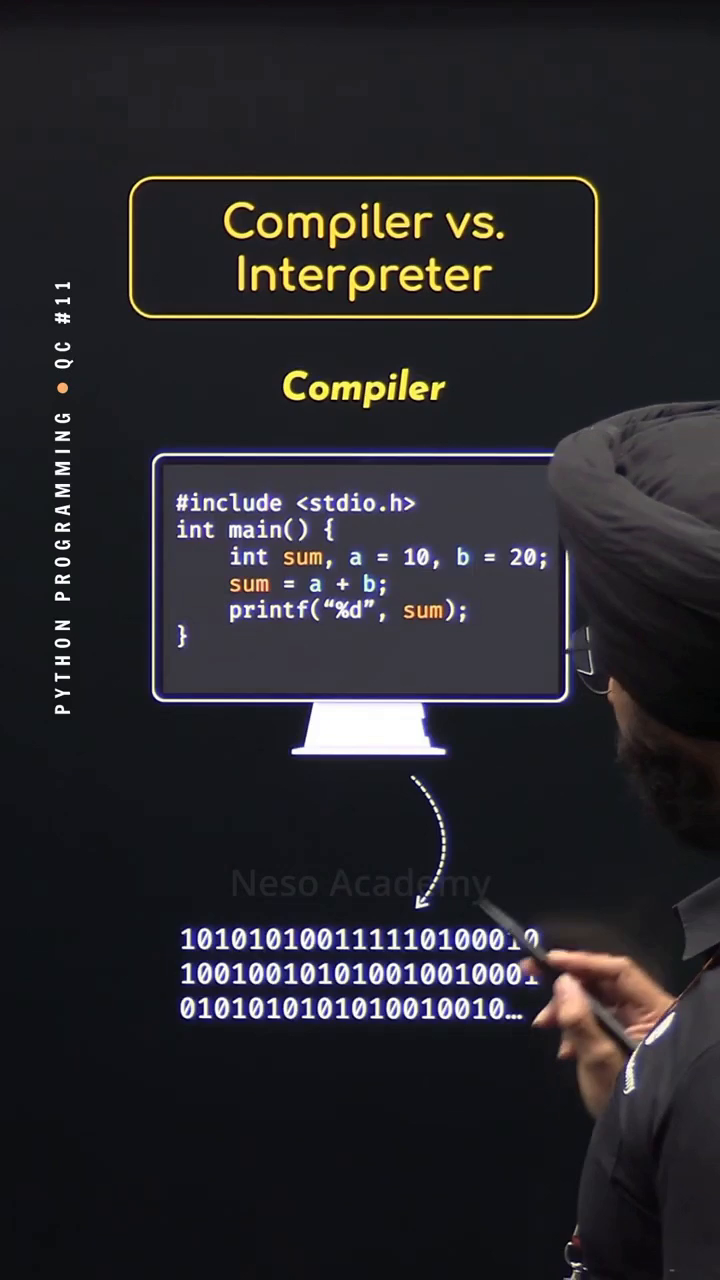
#> input picture frame 0 of lib/eemedia_backend/education_6univer.mp4, 720 x 1280 px, given in place of test.mp4, which was not available
$ python frame_extractor.py   (older library calls are emulated)
#> lines starting #> are read from the running program, lines starting #| are printed output that depends on the picture; pictures that were not available may be replaced by others from this repository, and a replacement may not be noted
import cv2
import numpy as np
import os


BLUR_THRESHOLD = 80
DUPLICATE_THRESHOLD = 5


def is_blurry(frame):
    """
    Returns True if the frame is blurry.
    """
    gray = cv2.cvtColor(frame, cv2.COLOR_BGR2GRAY)

    variance = cv2.Laplacian(
        gray,
        cv2.CV_64F,
    ).var()

    return variance < BLUR_THRESHOLD


def frame_difference(frame1, frame2):
    """
    Calculates average pixel difference between two frames.
    """

    diff = cv2.absdiff(frame1, frame2)

    return np.mean(diff)


def extract_frames(
    video_path: str,
    output_folder: str,
    number_of_frames: int = 8,
):
    """
    Extracts smart frames from a video.

    Features:
    - Blur filtering
    - Duplicate filtering
    - Resize
    """
#> called with video_path = 'test.mp4', output_folder = 'frames', number_of_frames = 8

    video = cv2.VideoCapture(video_path)

    if not video.isOpened():
        raise Exception("Cannot open video.")

    os.makedirs(
        output_folder,
        exist_ok=True,
    )

    total_frames = int(
        video.get(cv2.CAP_PROP_FRAME_COUNT)
    )

    if total_frames == 0:
        raise Exception("Video has no frames.")

    interval = max(
        1,
        total_frames // number_of_frames,
    )

    saved_frames = []

    previous_frame = None

    for i in range(number_of_frames):

        frame_number = i * interval

        video.set(
            cv2.CAP_PROP_POS_FRAMES,
            frame_number,
        )

        success, frame = video.read()

        if not success:
            print(f"Frame {i+1}: Read failed.")
            continue

        # Resize
        frame = cv2.resize(
            frame,
            (512, 288),
        )

        # Blur Detection
        if is_blurry(frame):
            print(f"Frame {i+1}: Blurry -> Skipped")
            continue

        # Duplicate Detection
        if previous_frame is not None:

            score = frame_difference(
                previous_frame,
                frame,
            )

            if score < DUPLICATE_THRESHOLD:
                print(
                    f"Frame {i+1}: Duplicate -> Skipped"
                )
                continue

        frame_path = os.path.join(
            output_folder,
            f"frame_{len(saved_frames)+1}.jpg",
        )

        cv2.imwrite(
            frame_path,
            frame,
        )

        saved_frames.append(frame_path)

        previous_frame = frame

        print(
            f"Frame Saved -> {frame_path}"
        )
#> this loop made 8 passes
#> (variance in is_blurry, score) on passes 2 to 8: (4272.2, 6.04), (4263.3, 11.24), (4336.3, 11.68), (3950.1, 8.19), (2893.2, 12.92), (2935.9, 10.15), (2904, 10)
#> (printed output is left out)
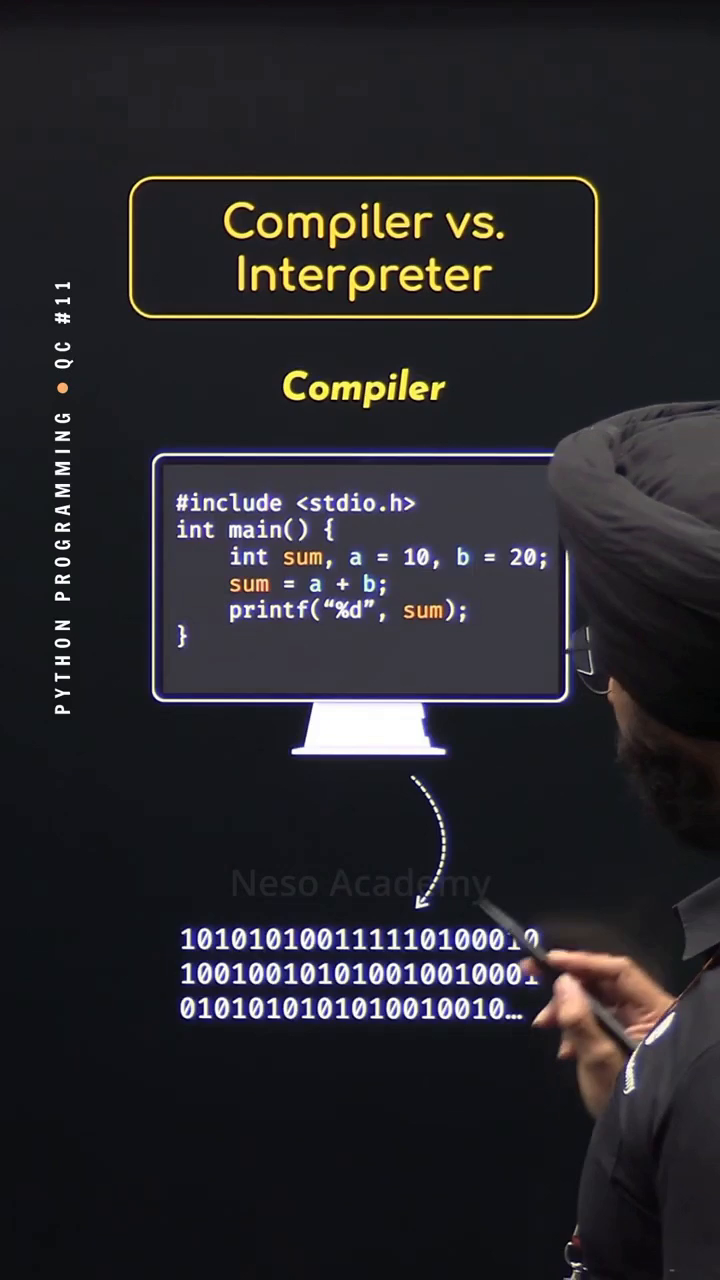
#> input picture frame 0 of lib/eemedia_backend/education_6univer.mp4, 720 x 1280 px, given in place of test.mp4, which was not available
#> pass 1, in extract_frames, `frame = cv2.resize( frame, (512, 288), )`:
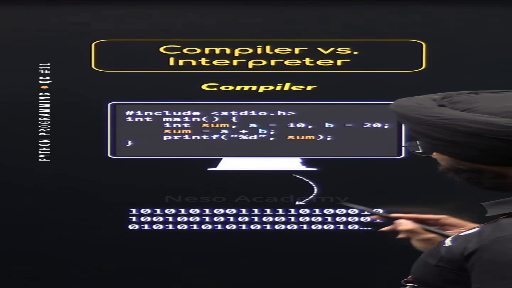
#> frame: shape (288, 512, 3); mean B, G, R 44, 39.4, 40.6
#> pass 1, in is_blurry, `gray = cv2.cvtColor(frame, cv2.COLOR_BGR2GRAY)`:
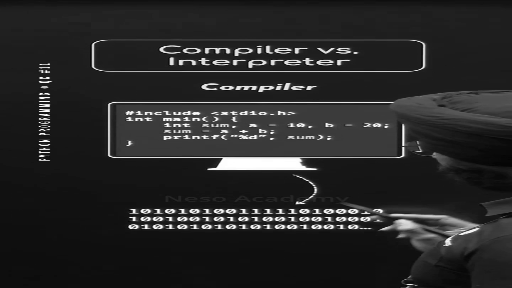
#> gray: shape (288, 512); min 4, max 255, mean 40.2
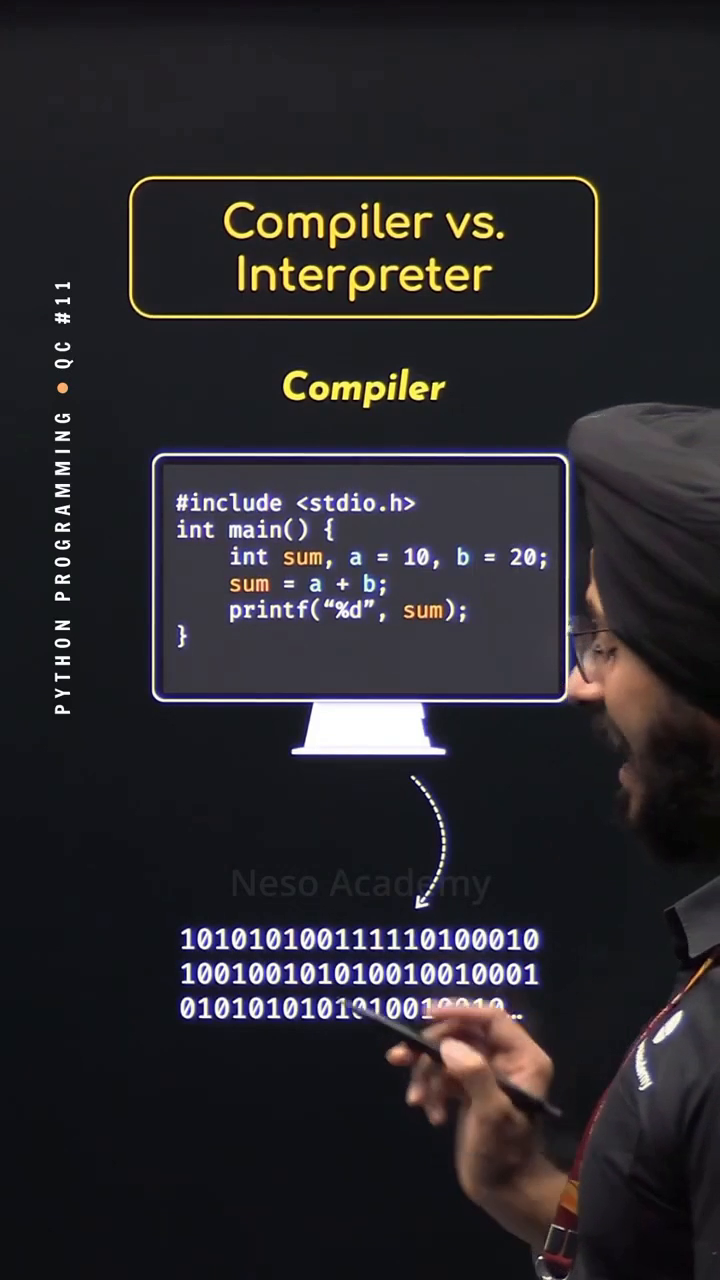
#> input picture frame 51 of lib/eemedia_backend/education_6univer.mp4, 720 x 1280 px, given in place of test.mp4, which was not available
#> pass 2, in extract_frames, `frame = cv2.resize( frame, (512, 288), )`:
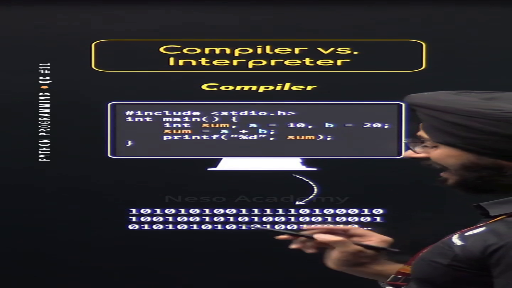
#> frame: shape (288, 512, 3); mean B, G, R 44.7, 40.3, 42.4
#> pass 2, in is_blurry (call 2), `gray = cv2.cvtColor(frame, cv2.COLOR_BGR2GRAY)`:
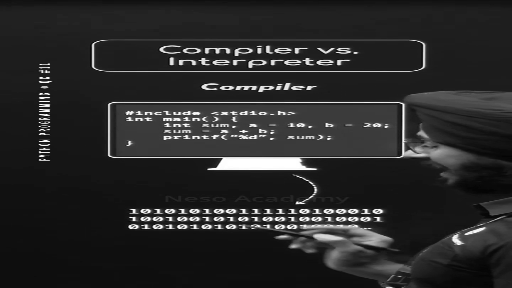
#> gray: shape (288, 512); min 4, max 255, mean 41.3
#> after the loop:
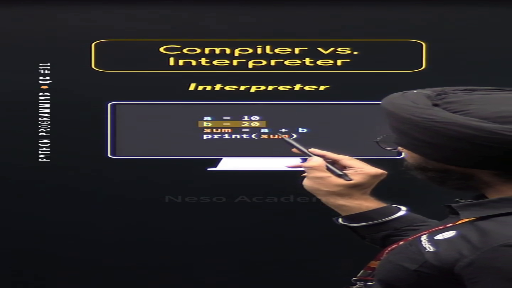
#> previous_frame: shape (288, 512, 3); mean B, G, R 40.6, 38.3, 40.6
#> after the loop, saved_frames = ['frames/frame_1.jpg', 'frames/frame_2.jpg', 'frames/frame_3.jpg', 'frames/frame_4.jpg', 'frames/frame_5.jpg', 'frames/frame_6.jpg', 'frames/frame_7.jpg', 'frames/frame_8.jpg']

    video.release()

    if len(saved_frames) == 0:
        raise Exception(
            "No valid frames extracted."
        )

    print(
        f"Successfully extracted {len(saved_frames)} frames."
    )
#| Successfully extracted 8 frames.

    return saved_frames


if __name__ == "__main__":

    frames = extract_frames(
        video_path="test.mp4",
        output_folder="frames",
    )
#> frames has the same summary as saved_frames in extract_frames

    print(frames)
#| ['frames/frame_1.jpg', 'frames/frame_2.jpg', 'frames/frame_3.jpg', 'frames/frame_4.jpg', 'frames/frame_5.jpg', 'frames/frame_6.jpg', 'frames/frame_7.jpg', 'frames/frame_8.jpg']

$ run again, starting later in the video
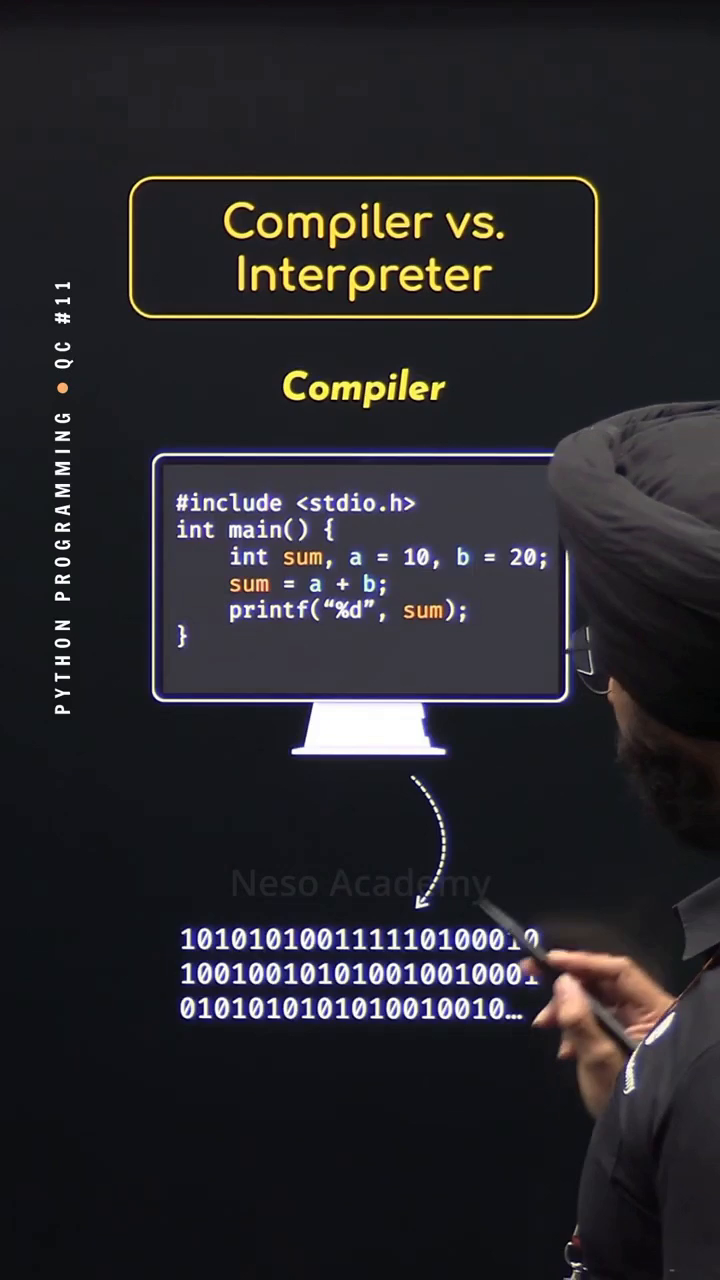
#> input picture frame 0 of lib/eemedia_backend/education_6univer.mp4, 720 x 1280 px, given in place of test.mp4, which was not available
#> the loop in extract_frames, `for i in range(number_of_frames): ` made 8 passes
#> (variance in is_blurry, score) on passes 2 to 8: (4272.2, 6.04), (4263.3, 11.24), (4336.3, 11.68), (3950.1, 8.19), (2893.2, 12.92), (2935.9, 10.15), (2904, 10)
#> (printed output is left out)
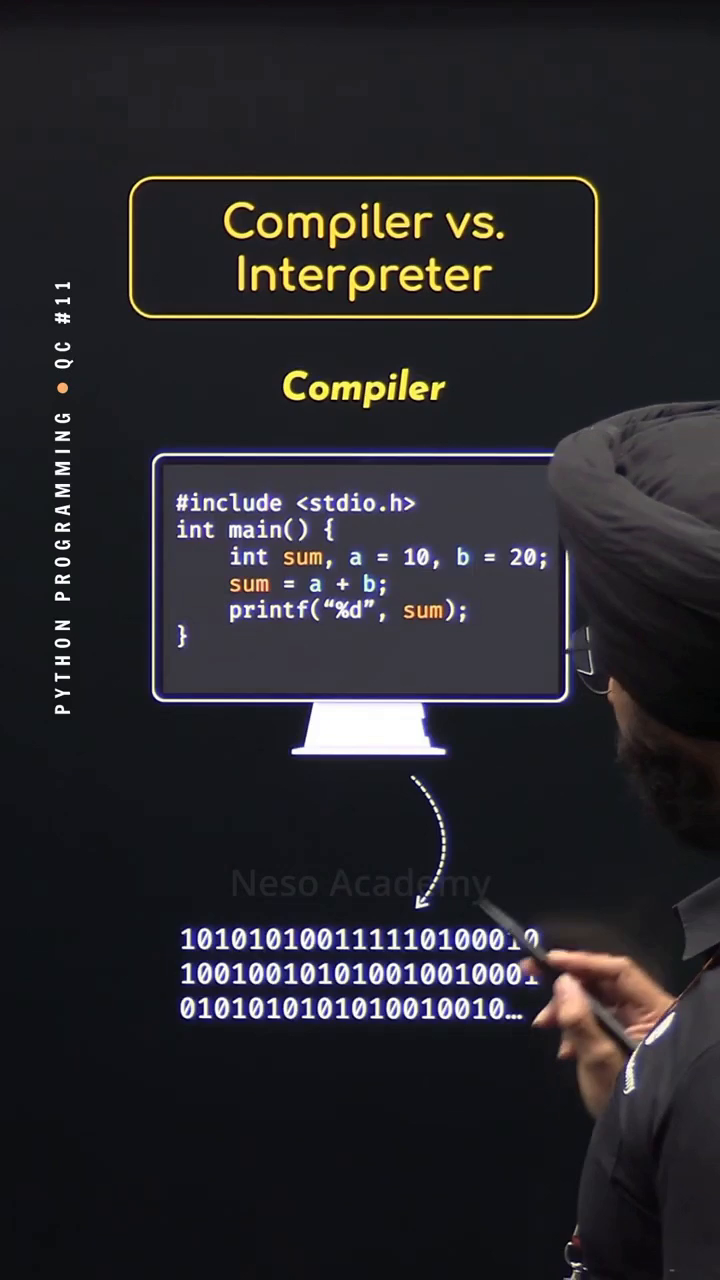
#> input picture frame 0 of lib/eemedia_backend/education_6univer.mp4, 720 x 1280 px, given in place of test.mp4, which was not available
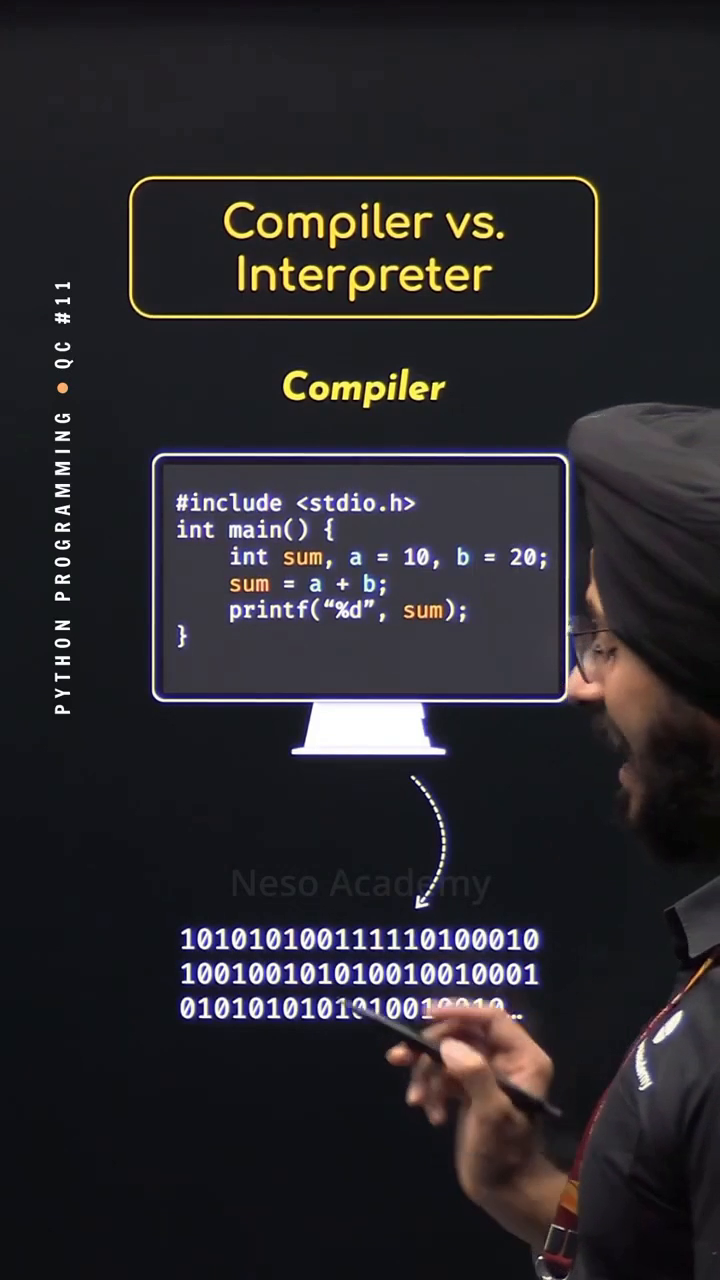
#> input picture frame 51 of lib/eemedia_backend/education_6univer.mp4, 720 x 1280 px, given in place of test.mp4, which was not available
#> after the loop in extract_frames, `for i in range(number_of_frames):`: saved_frames = ['frames/frame_1.jpg', 'frames/frame_2.jpg', 'frames/frame_3.jpg', 'frames/frame_4.jpg', 'frames/frame_5.jpg', 'frames/frame_6.jpg', 'frames/frame_7.jpg', 'frames/frame_8.jpg']
#| Successfully extracted 8 frames.
#> frames has the same summary as saved_frames in extract_frames
#| ['frames/frame_1.jpg', 'frames/frame_2.jpg', 'frames/frame_3.jpg', 'frames/frame_4.jpg', 'frames/frame_5.jpg', 'frames/frame_6.jpg', 'frames/frame_7.jpg', 'frames/frame_8.jpg']
